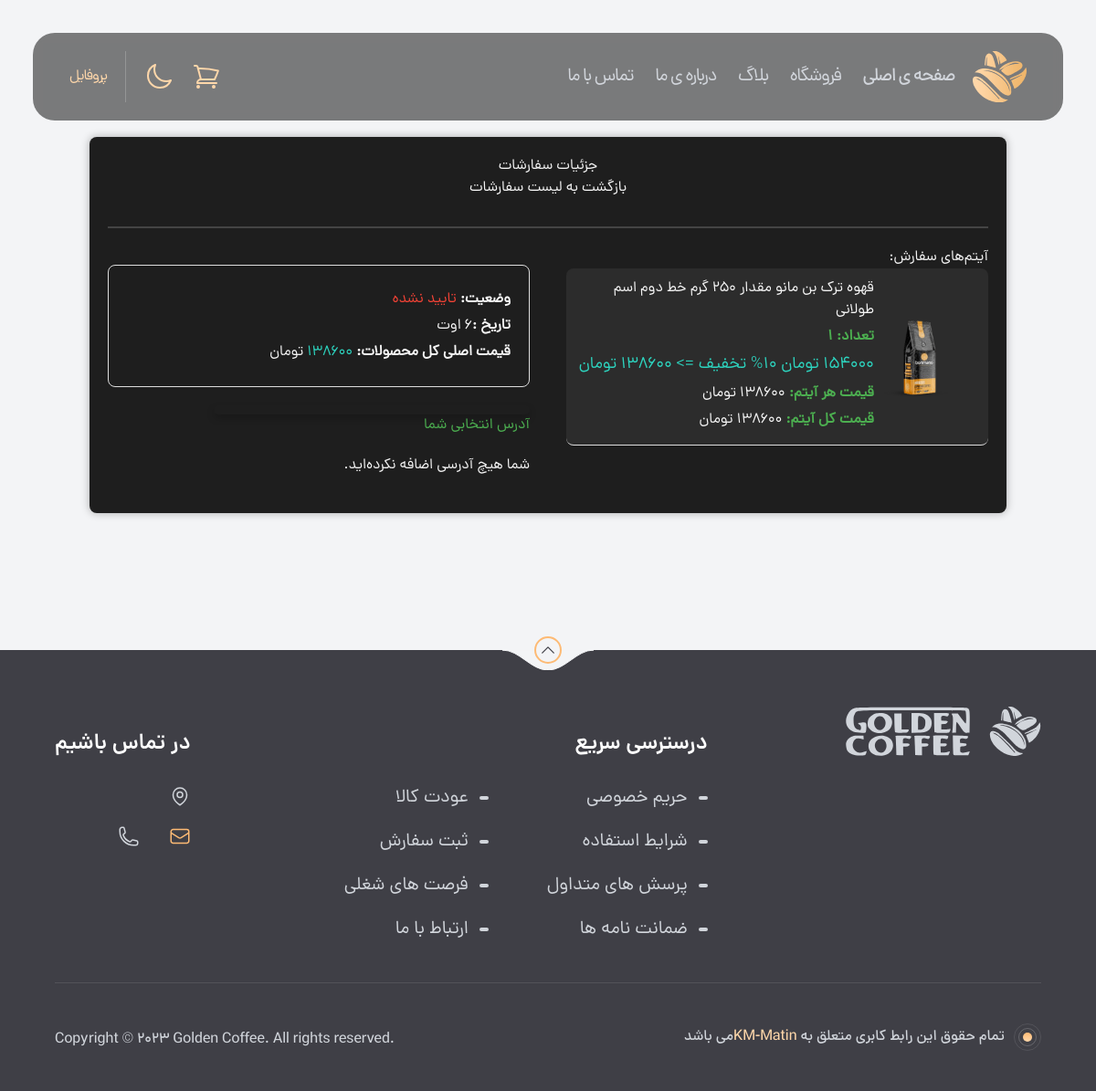
/orderdetail/33 (signed in), run on an earlier commit of the app's database.
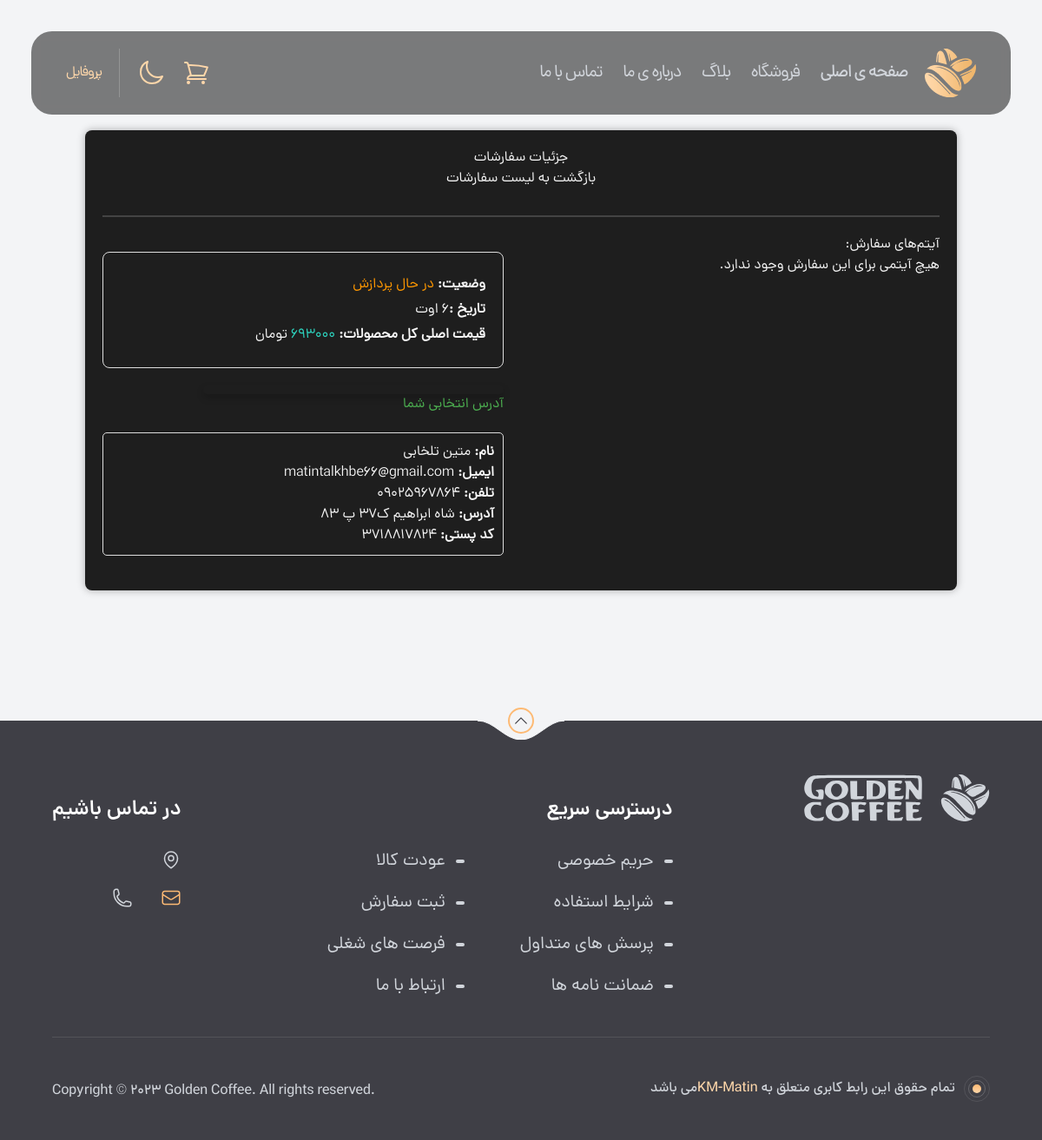
And on a later commit of the database.
### product_app/models.py (models this page shows, shortened)
class OrderItem(models.Model):
    order = models.ForeignKey(Order, related_name='items', on_delete=models.CASCADE, verbose_name='سفارش')
    product = models.ForeignKey(Product, on_delete=models.CASCADE, verbose_name='محصول')
    quantity = models.PositiveIntegerField(verbose_name='تعداد')
    price = models.DecimalField(max_digits=10, decimal_places=0, verbose_name='قیمت')
    def get_total_price(self):
        total_price = self.product.get_final_price() * self.quantity
        return total_price
    def get_discounted_price(self):
        if self.product.discount_percentage:
            return self.product.get_final_price() * self.product.discount_percentage /100
    class Meta:
        verbose_name = 'ایتم سفرش'
        verbose_name_plural = 'ایتم های سفارش'

class Product(models.Model):
    PRODUCT_STATUS_CHOICES = [
        ('in_stock', 'موجود'),
        ('out_of_stock', 'ناموجود'),
    ]
    name = models.CharField(max_length=255, verbose_name='نام محصول')
    description = models.TextField(verbose_name='توضیحات محصول')
    price = models.DecimalField(max_digits=10, decimal_places=0, verbose_name='قیمت')
    discount_percentage = models.DecimalField(max_digits=2, decimal_places=0, blank=True, null=True,
                                              verbose_name='درصد تخفیف')
    status = models.CharField(max_length=20, choices=PRODUCT_STATUS_CHOICES, default='in_stock', verbose_name='وضعیت')
    created_at = models.DateTimeField(default=timezone.now, verbose_name='تاریخ ایجاد')
    def get_final_price(self):
        if self.discount_percentage and self.discount_percentage > 0:
            discount_amount = (self.price * self.discount_percentage) / 100
            return self.price - discount_amount
        return self.price
    class Meta:
        verbose_name = 'محصول'
        verbose_name_plural = 'محصولات'
        ordering = ['-created_at']

class ProductImage(models.Model):
    product = models.ForeignKey(Product, related_name='images', on_delete=models.CASCADE)
    image = models.ImageField(upload_to='product_images/')
    alt_text = models.CharField(max_length=255, blank=True, null=True)

class Order(models.Model):
    ORDER_STATUS_CHOICES = [
        ('notRegistered','تایید نشده'),
        ('pending', 'در حال پردازش'),
        ('shipped', 'ارسال شده'),
        ('delivered', 'تحویل شده'),
        ('cancelled', 'لغو شده'),
    ]
    user = models.ForeignKey(User, on_delete=models.CASCADE, verbose_name='کاربر')
    address = models.ForeignKey(Address, on_delete=models.CASCADE, null=True, blank=True, verbose_name='آدرس')
    total_price = models.IntegerField(default=0)
    original_price = models.IntegerField(default=0)
    created_at = models.DateTimeField(auto_now_add=True, verbose_name='تاریخ ایجاد')
    updated_at = models.DateTimeField(auto_now=True, verbose_name='تاریخ به‌روزرسانی')
    status = models.CharField(max_length=20, choices=ORDER_STATUS_CHOICES, default='notRegistered', verbose_name='وضعیت')
    discount_code = models.ForeignKey(DiscountCode, null=True, blank=True, on_delete=models.SET_NULL, related_name='orders')
    class Meta:
        verbose_name = 'سفارش'
        verbose_name_plural = 'سفارشات'

### account_app/models.py (models this page shows, shortened)
class Address(models.Model):
    user = models.ForeignKey(User, on_delete=models.CASCADE, related_name='addresses')
    first_name = models.CharField(max_length=50)
    last_name = models.CharField(max_length=50)
    email = models.EmailField(blank=True, null=True)
    phone = models.CharField(max_length=12, validators=[RegexValidator(regex=r'^\+?1?\d{9,15}$', message="شماره تلفن معتبر نیست")])
    address = models.CharField(max_length=300)
    postal_code = models.CharField(max_length=50)

### product_app/views.py (the view)
# urls.py: path('orderdetail/<int:pk>' , views.OrderDetailsView.as_view(), name='order_id_search'),
class OrderDetailsView(LoginRequiredMixin, TemplateView):
    template_name = 'product_app/order_details.html'
    def get_context_data(self, *args, **kwargs):
        context = super().get_context_data(**kwargs)
        user = self.request.user
        pk = self.kwargs.get('pk')
        order = get_object_or_404(Order, user=user, id=pk)
        discount_price = order.original_price - order.total_price
        context.update({
            'user': user,
            'order': order,
            'address': order.address,
            'total_price': order.total_price,
            'original_price': order.original_price,
            'discount_price': order.original_price - order.total_price,
            'created_at': order.created_at,
            'status': order.status,
        })
        return context

### home_app/context_processors.py (called while the page is built)
def user_cart_context(request):
    footer_info = Footer.objects.all().first()
    phone_company = PhoneCompany.objects.all()
    if request.user.is_authenticated:
        user = request.user
        order = Order.objects.filter(user=user, status="notRegistered").first()
        count = order.items.count() if order else 0
        return {
            'user': user,
            'order': order,
            'count': count,
            'footer_info': footer_info,
            'phone_company': phone_company
        }
    return {'footer_info': footer_info,
            'phone_company': phone_company}

### product_app/templates/product_app/order_details.html (shortened to what the changed rows need)
{% extends 'base.html' %}
{% load humanize %}
{% block main %}
    <main class="py-[150px] font-DanaRegular container">
        <div class="order-container">
            <div class="order-header">
                <h1>جزئیات سفارشات</h1>
            </div>
            <main>
                {% if order %}
                    <div class="order-detail-container">
                        <div class="order-items">
                            <h3>آیتم‌های سفارش:</h3>
                            <ul class="order-items-list">
                                {% for item in order.items.all %}
                                    <li class="order-item">
                                        <img src="{{ item.product.images.first.image.url }}"
                                             alt="{{ item.product.name }}" class="order-item-image">
                                        <div class="order-item-details">
                                            <a href="{% url 'product_app:product_detail' item.product.id %}">{{ item.product.name }}</a>
                                                <p><strong>تعداد: {{ item.quantity }}</strong>
                                            </p>
                                                {% if item.product.discount_percentage %}
                                                    <span class="text-teal-400 text-lg">
                    <span class="price">{{ item.product.price|floatformat:0|intcomma }}</span> تومان
                    {{ item.product.discount_percentage }}% تخفیف
                                                                            => {{ item.product.get_final_price }} تومان
                </span>
                                                {% endif %}
                                                <p><strong>قیمت هر آیتم:</strong> {{ item.product.get_final_price }}
                                                    تومان
                                                <p><strong>قیمت کل آیتم:</strong> {{ item.get_total_price }} تومان
                                                </p>
                                        </div>
                                    </li>
                                {% empty %}
                                    <p>هیچ آیتمی برای این سفارش وجود ندارد.</p>
                                {% endfor %}
                            </ul>
                        </div>
                        <div class="order-details">
                            <div class="order">
                                <div class="order-summary">
                                    <p class="order-status"><strong>وضعیت:</strong> <span
                                            class="status-label {{ status }}">{{ order.get_status_display }}</span></p>
                                    <p><strong>تاریخ :</strong>{{ created_at|date:"j E" }}</p>
                                    <p><strong>قیمت اصلی کل محصولات:</strong> <span
                                            class="price">{{ order.original_price|intcomma }}</span> تومان</p>
                                </div>
                                <div class="discount-code-container">
                                </div>
                                <div id="addresss">
                                    <h2>آدرس‌ انتخابی شما</h2>
                                    <ul class="address-list">
                                        {% if address %}
                                            <li class="{% if address.id == selected_address_id %}selected{% endif %}">
                                                <p>
                                                    <strong>نام:</strong> {{ address.first_name }} {{ address.last_name }}
                                                </p>
                                                <p><strong>ایمیل:</strong> {{ address.email }}</p>
                                                <p><strong>تلفن:</strong> {{ address.phone }}</p>
                                                <p><strong>آدرس:</strong> {{ address.address }}</p>
                                                <p><strong>کد پستی:</strong> {{ address.postal_code }}</p>
                                            </li>
                                        {% else %}
                                            <p>شما هیچ آدرسی اضافه نکرده‌اید.</p>
                                        {% endif %}
                                    </ul>
                                </div>
                            </div>
                        </div>
                    </div>
                {% else %}
                    <p>هیچ سفارشی پیدا نشد.</p>
                {% endif %}
            </main>
        </div>
    </main>
{% endblock %}

What changed in the data, as far as the page shows it:
removed OrderItem: product.images.first.image (picture), product.name "قهوه ترک بن مانو مقدار 250 گرم خط دوم اسم طولانی", quantity "1", product.price "154000", product.discount_percentage "10", product.get_final_price "138600"
changed Order "6 اوت": status "تایید نشده" → "در حال پردازش"; original_price "138600" → "693000"
now on this page (row unchanged): Address: first_name "متین", last_name "تلخابی", email "matintalkhbe66@gmail.com", phone "09025967864", address "شاه ابراهیم ک37 پ 83", postal_code "3718817824"
Also different on the page:
text no longer shown: "شما هیچ آدرسی اضافه نکرده‌اید."
text now shown: "هیچ آیتمی برای این سفارش وجود ندارد. نام: ایمیل: تلفن: آدرس: کد پستی:"
